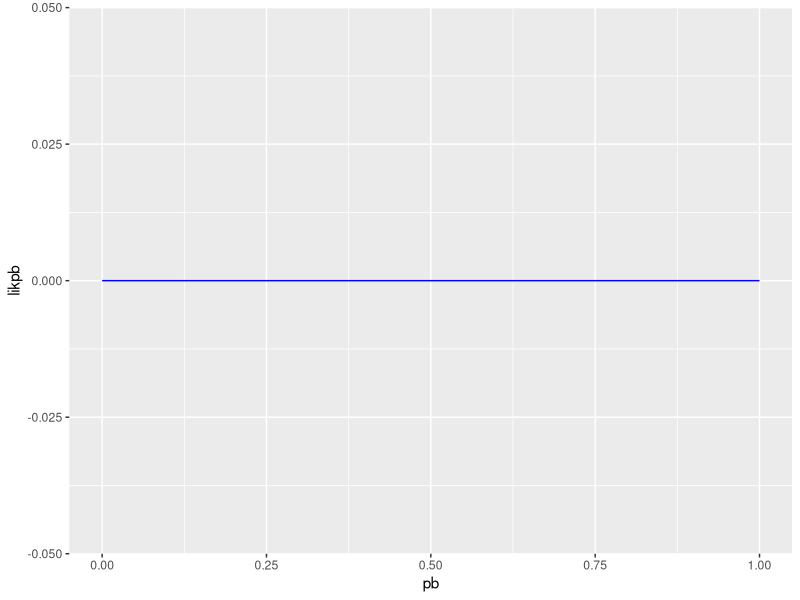
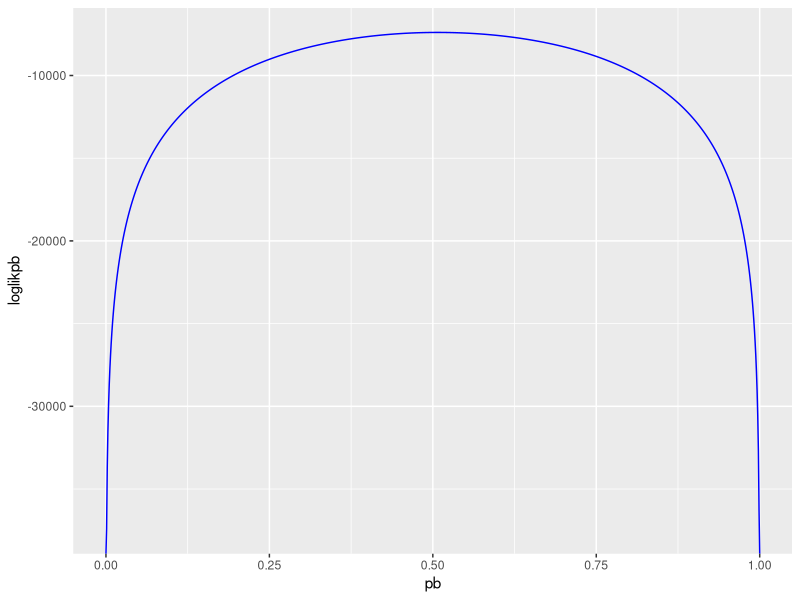

Reproduce these figures in R, in order.
# Model 1
library(ggplot2) # used for graph of logL


# Numerical approximation for MLE
mle.pb <- function(nboys, ngirls, nGrid)
{
  # nboys and ngirls are the number of boys and girls in the dataset, respectively
  # nGrid is the number of possible pb values to explore
  # this function uses the log likelihood
  pb = seq(0,1,length=nGrid)
  loglik.pb = nboys*log(pb) + ngirls*log(1-pb)
  whichpb = which.max(loglik.pb)
  mle = pb[whichpb]
  maxloglik = loglik.pb[whichpb]
  return(list(mle=mle,maxll=maxloglik))
}


# Running the function for our data
mle.pb(nboys = 5416, ngirls = 5256, nGrid = 1000)


######################
# Graphically 


lik.fun <- function(pb, nboys, ngirls)
{
  lik = pb^nboys * (1-pb)^ngirls
  return(lik)
}

loglik.fun <- function(pb, nboys, ngirls)
{
  loglik = nboys*log(pb) + ngirls*log(1-pb)
  return(loglik)
}

pb = seq(0,1,length=1000)

likpb = lik.fun(pb, nboys=5416, ngirls=5256)
loglikpb = loglik.fun(pb, nboys=5416, ngirls=5256)

dfpb = data.frame(pb, likpb, loglikpb)

ggplot(dfpb, aes(x=pb, y=likpb)) + geom_line(color="blue")
ggplot(dfpb, aes(x=pb, y=loglikpb)) + geom_line(color="blue")

